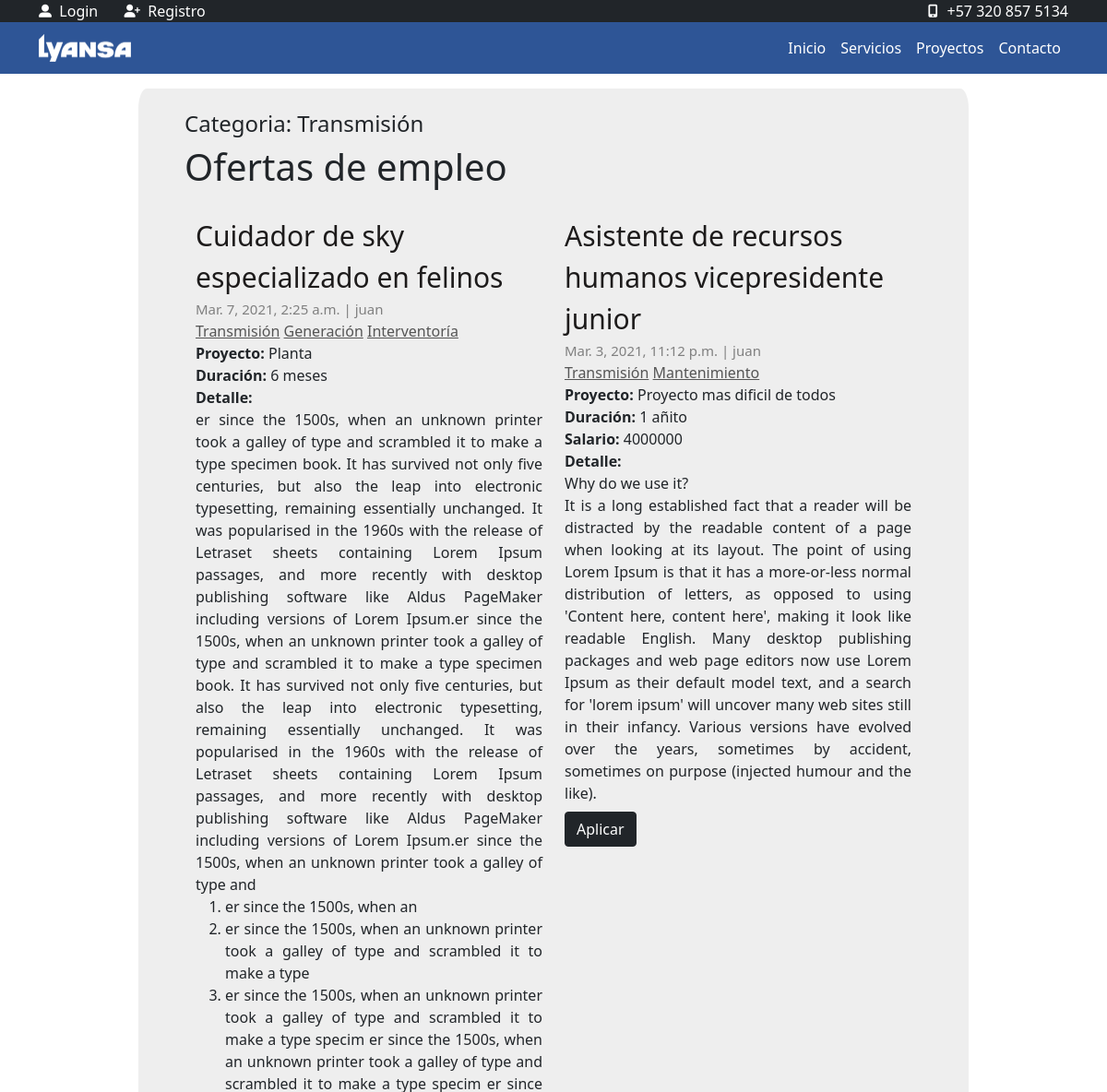
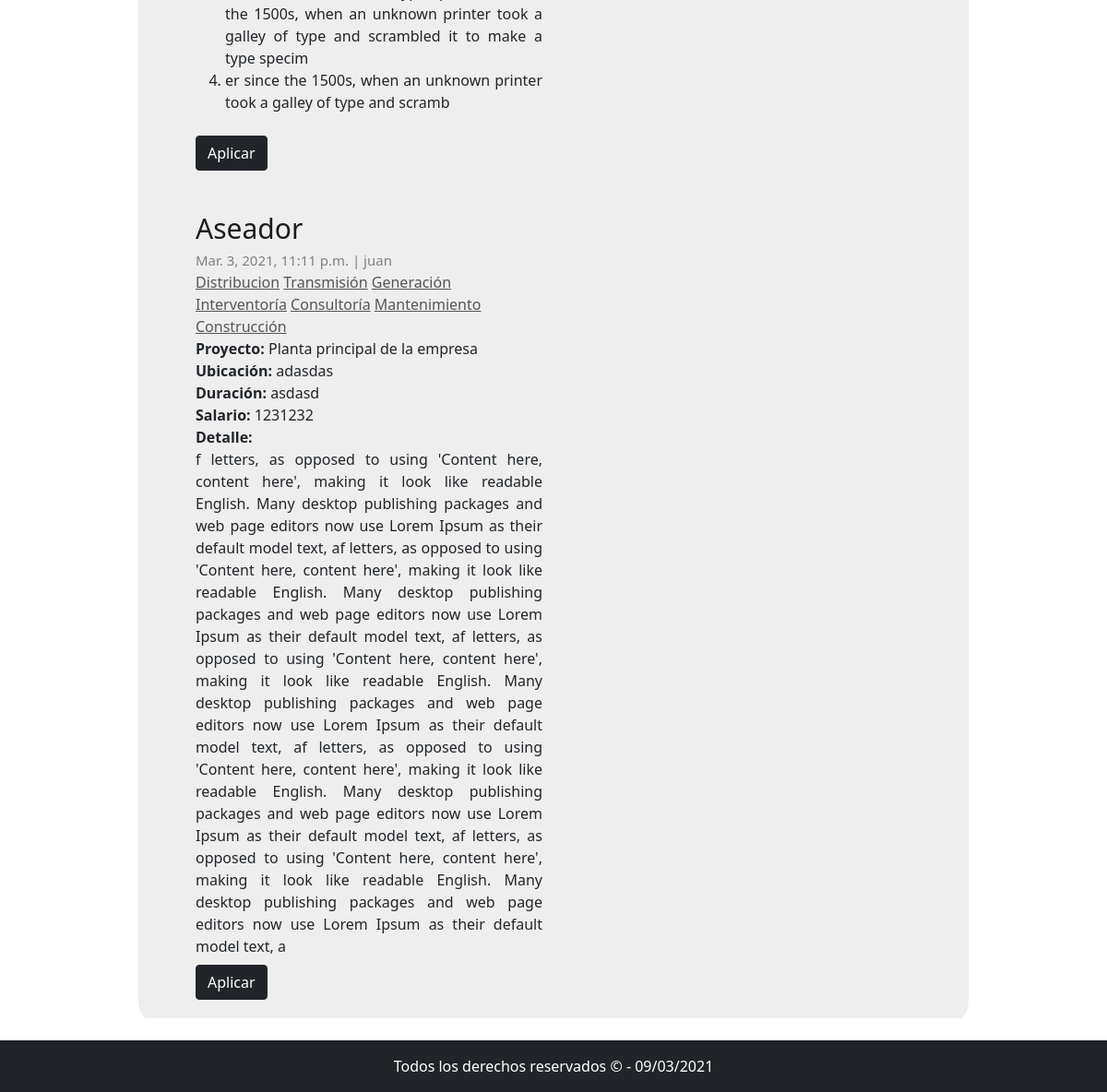
The page /categoriaempleos/Transmisión/ on the database its author committed (2 pictures, top to bottom).
### Apps/empleo/models.py (models this page shows, shortened)
class Empleo(models.Model):
    titulo = models.CharField(verbose_name="Titulo", max_length=250)
    resumen = RichTextField(verbose_name="Resumen")
    Categories = models.ManyToManyField(Categoria, verbose_name="Categorias", blank=True, related_name="empleos")
    proyecto = models.CharField(verbose_name="Proyecto", max_length=250)
    ubicacion = models.CharField(verbose_name="Ubicacion", max_length=250, blank=True)
    duracion = models.CharField(verbose_name="Duración", max_length=250, blank=True)
    salario = models.CharField(verbose_name="Salario", max_length=50, blank=True)
    user = models.ForeignKey(User, verbose_name="Usuario", on_delete=models.CASCADE, editable=False)
    publico = models.BooleanField(default=False)
    created_at = models.DateTimeField(auto_now_add=True, verbose_name="Creado el")
    updated_at= models.DateTimeField(auto_now=True, verbose_name="Actualizado el")
    class Meta:
        verbose_name= "Empleo"
        verbose_name_plural = "Empleos"

### Apps/proyectos/models.py (models this page shows)
class Categoria(models.Model):
    nombre = models.CharField(verbose_name="Categoria", max_length=100)
    descripcion = models.CharField(verbose_name="Descripcion", max_length=250)
    class Meta:
        verbose_name = "Categoria"
        verbose_name_plural = "Categorias"
    def __str__(self):
        return self.nombre

### Apps/empleo/views.py (the view)
# urls.py: path('categoriaempleos/<nombre>/',views.VistaEmpleosxCat.as_view(),name="empleocategoria"),
class VistaEmpleosxCat(ListView):
    model = Empleo
    context_object_name= "empleo"
    template_name= "empleo/categoriasemp.html"
    def get_queryset(self):
        categoria = self.kwargs['nombre']
        lista = Empleo.objects.filter(Categories__nombre=categoria,publico=True).order_by("-created_at")
        return lista
    def get_context_data(self, **kwargs):
        dpto = self.kwargs['nombre']
        context = super().get_context_data(**kwargs)
        context["dpto"] = dpto
        return context

### templates/empleo/categoriasemp.html (shortened to what this page needs)
{% extends 'layout.html' %}
{%load static%}
{% block content %}
{% include 'header.html' %}
<div class="container col-9 my-3" style="background-color: #eee; border-radius: 1%; padding: 0px 50px">
    <div class="row">
        <div class="col-6 mt-4">
         <h4>Categoria: {{dpto}} </h4>
            <h1>Ofertas de empleo  </h1>
        </div>
    </div>
    <div class="container">
        <div class="row">
            {% include 'empleo/bucle.html' %}
        </div>
    </div>
</div>
{% endblock content %}

### templates/empleo/bucle.html
{% for em in empleo %}
<div class="col-lg-6" style="margin-top: 20px; padding-bottom: 20px; ">
    <div class="row">
        <div class="col-lg-12 ">
            <p><a class="nombreenlace" href="#">{{em.titulo}}</a></p>
            <span class="date">{{em.created_at}} | {{em.user}}</span>
            <p>
                {% for categoria in em.Categories.all %}
                <a href="{% url 'empleo_app:empleocategoria' categoria.nombre %}" style="color: #555555;">{{categoria}}</a>
                {% endfor %}
            </p>
            {% if em.proyecto %}
            <p>
                <strong>Proyecto:</strong>  {{em.proyecto}}
            </p>
            {% endif %}
            {% if em.ubicacion %}
            <p>
                <strong>Ubicación:</strong>  {{em.ubicacion}}
            </p>
            {% endif %}
            {% if em.duracion %}
            <p>
                <strong>Duración:</strong> {{em.duracion}}
            </p>
            {% endif %}
            {% if em.salario %}
            <p>
                <strong>Salario:</strong> {{em.salario}}
            </p>
            {% endif %}
            {% if em.resumen %}
            <p>
                <strong>Detalle: </strong>  <div style="text-align: justify;">{{em.resumen|safe}}</div>
            </p>
            {% endif %}
            <a type="button" class="btn btn-dark mt-2" href="{% url 'home:formulario2' em.titulo %}"> Aplicar</a>
        </div>
    </div>
</div>
{% endfor %}

### static/css/estilos.css (style rules this page uses)
p { margin: 0; }
.date { font-size: 15px; color: gray; margin-bottom: 5px; }
.nombreenlace { font-size: 30px; font-style: normal; color: rgb(29, 27, 27); text-decoration: none; transition: all 300ms; }

### rows shown on the page
Empleo: titulo "Cuidador de sky especializado en felinos", created_at "Mar. 7, 2021, 2:25 a.m.", user "juan", proyecto "Planta", duracion "6 meses", resumen "er since the 1500s, when an unknown printer took a galley of type and scrambled it to make a type specimen book. It has survived not only five centuries, but also the leap into electronic typesetting, remaining essentially unchanged. It was popularised in the 1960s with the release of Letraset sheets containing Lorem Ipsum passages, and more recently with desktop publishing software like Aldus PageMaker including versions of Lorem Ipsum.er since the 1500s, when an unknown printer took a galley of type and scrambled it to make a type specimen book. It has survived not only five centuries, but also the leap into electronic typesetting, remaining essentially unchanged. It was popularised in…"
Categoria: nombre "Transmisión"
Categoria: nombre "Generación"
Categoria: nombre "Interventoría"
Empleo: titulo "Asistente de recursos humanos vicepresidente junior", created_at "Mar. 3, 2021, 11:12 p.m.", user "juan", proyecto "Proyecto mas dificil de todos", duracion "1 añito", salario "4000000", resumen "Why do we use it? It is a long established fact that a reader will be distracted by the readable content of a page when looking at its layout. The point of using Lorem Ipsum is that it has a more-or-less normal distribution of letters, as opposed to using 'Content here, content here', making it look like readable English. Many desktop publishing packages and web page editors now use Lorem Ipsum as their default model text, and a search for 'lorem ipsum' will uncover many web sites still in their infancy. Various versions have evolved over the years, sometimes by accident, sometimes on purpose (injected humour and the like)."
Categoria: nombre "Mantenimiento"
Empleo: titulo "Aseador", created_at "Mar. 3, 2021, 11:11 p.m.", user "juan", proyecto "Planta principal de la empresa", ubicacion "adasdas", duracion "asdasd", salario "1231232", resumen "f letters, as opposed to using 'Content here, content here', making it look like readable English. Many desktop publishing packages and web page editors now use Lorem Ipsum as their default model text, af letters, as opposed to using 'Content here, content here', making it look like readable English. Many desktop publishing packages and web page editors now use Lorem Ipsum as their default model text, af letters, as opposed to using 'Content here, content here', making it look like readable English. Many desktop publishing packages and web page editors now use Lorem Ipsum as their default model text, af letters, as opposed to using 'Content here, content here', making it look like readable…"
Categoria: nombre "Distribucion"
Categoria: nombre "Consultoría"
Categoria: nombre "Construcción"

### other values the page prints
{{ dpto }} "Transmisión"
